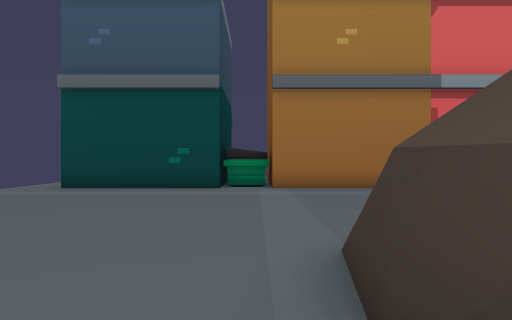
view 1 (above)

16 first-person views from a walk through a level from a Godot 3-D game. The camera is 1.2 m above the floor, looks level and sees 75° across. The floor is counted in squares, 1.41 m on a side. Each view is taken from the middle of a square. On the plan, view 1 faces up. The plan holds only what a view shows up to about 12 squares ahead; the rest is blank. The place goes on beyond the plan. Characters and animated objects are not drawn.

view 2
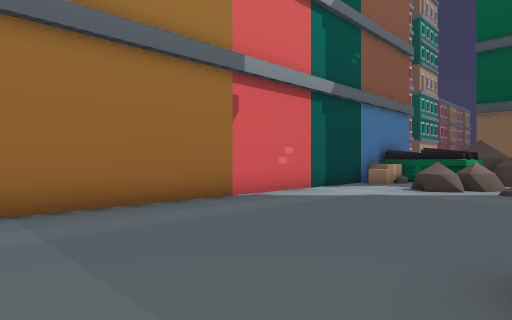

view 3
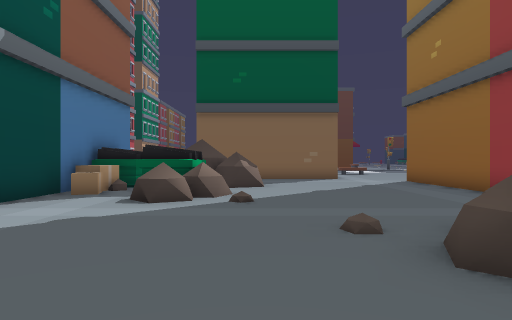

view 4
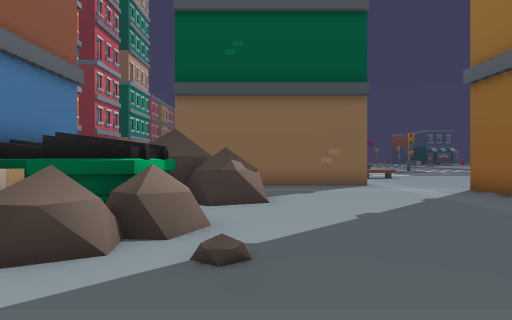

view 5
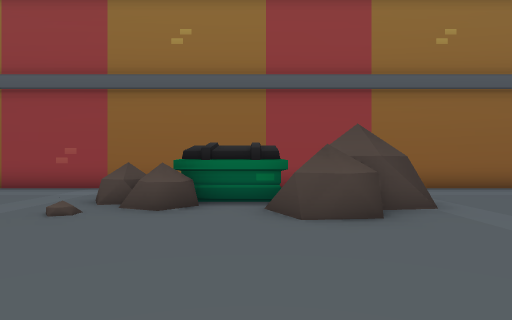

view 6
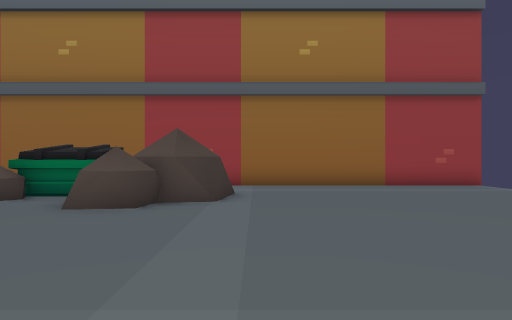

view 7
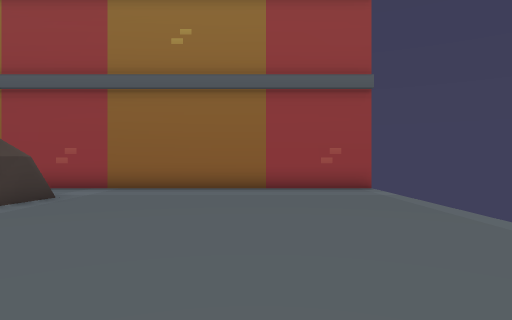

view 8
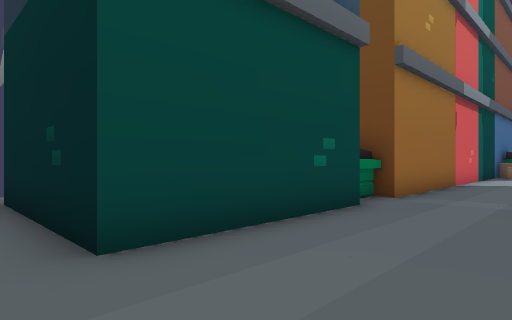

view 9
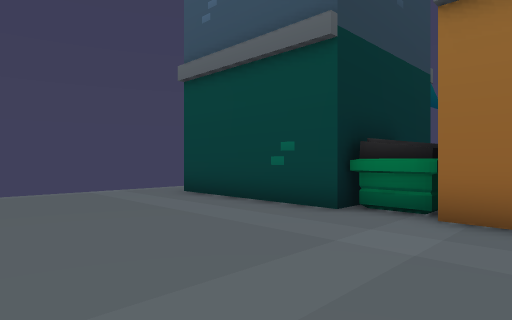

view 10
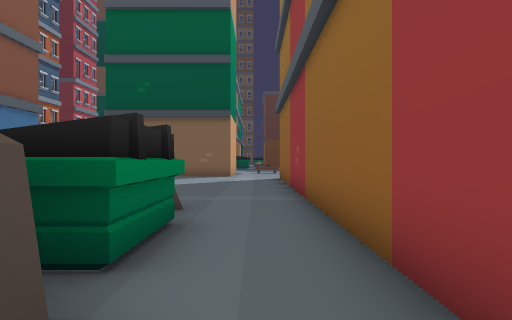

view 11
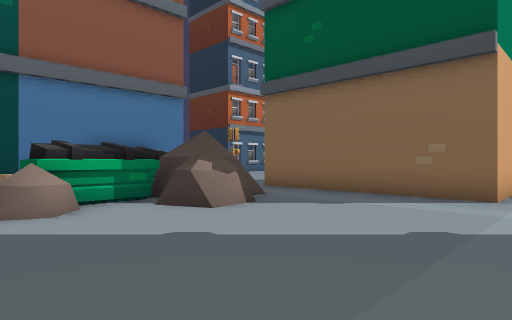

view 12
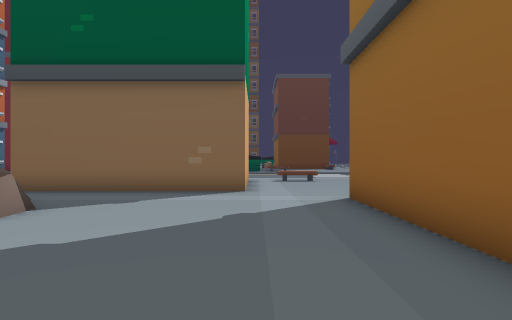

view 13
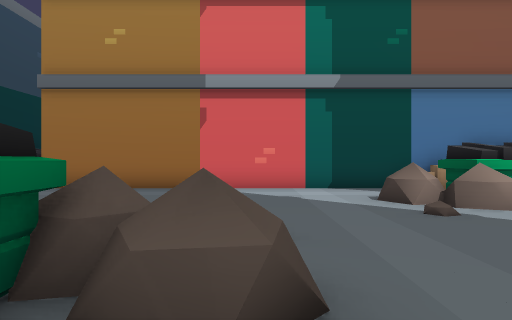

view 14
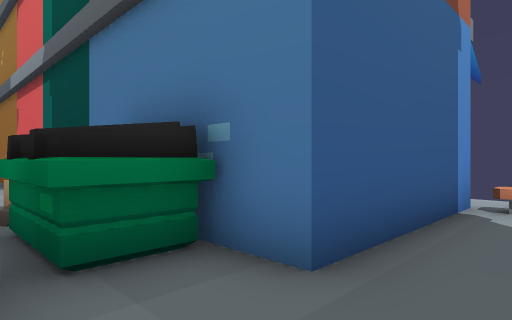

view 15
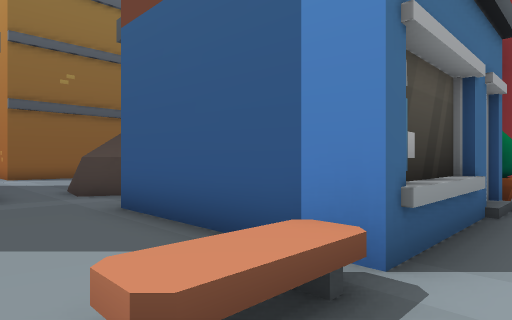

view 16
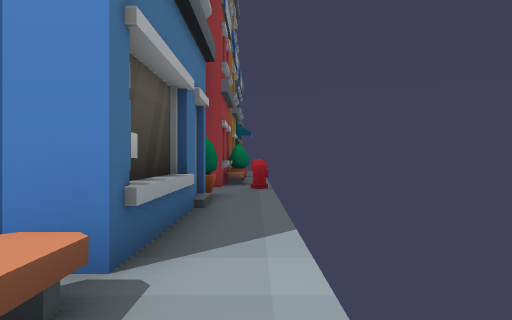

### Floor plan
Key: @ floor where view 1 was taken; # wall or solid block; . floor; = window, fence, low wall or low ledge; ^ raised ledge; B building.
Columns run from 8 left of view 1 to 21 right of it. Each row starts with its distance up from view 1.
 16                            .
 15                BB  BBBBBB^^
 14   B    B        BB      B...
 13   B    B                B...
 12   B    B                B...
 11   B    BB               B..
 10    BBBB .BBBBBBBBBBBBBBBB..
  9     .       .      BBBBB...
  8  ...................#####..
  7  .................^^#####.#
  6  .................#^.=^##.#
  5  .....................^=..#
  4  .........=^..............#
  3  ........##^=.^...........#
  2  ........#####^^..........###
  1  ........##.##................
  0  .......@.....................
 -1 #########################.....
 -2                           ....

Positions as (right, up) in squares from view 1, and headings:
1: (0, 0), facing up
2: (0, 4), facing up-right
3: (3, 5), facing right
4: (7, 5), facing right
5: (4, 9), facing down
6: (0, 10), facing down
7: (-4, 9), facing down
8: (-7, 7), facing up-right
9: (2, 5), facing up-left
10: (1, 0), facing right
11: (10, 0), facing up-right
12: (9, 1), facing right
13: (7, 0), facing up
14: (18, 8), facing up-left
15: (19, 16), facing down-left
16: (19, 16), facing left
